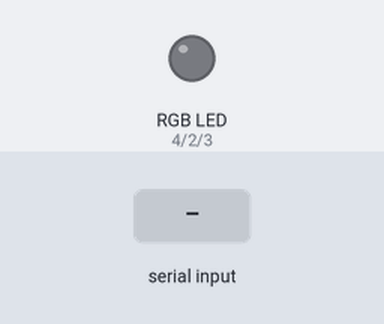
Simulated run of this sketch. Board: Arduino Uno, built with avr-gcc and run on an emulated ATmega328P. On the bench: an RGB LED mixed from three pins (HIGH = lit). The test bench sets the inputs (shaded band).

Above: at 1.2 s.
1.3 s: "Red" received over Serial
At 2.8 s:
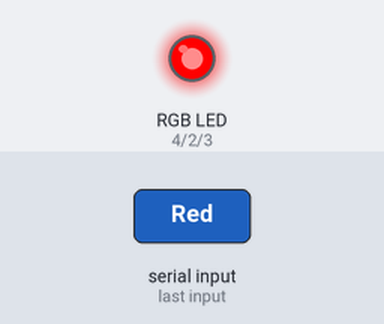
3.8 s: "Green" received over Serial
At 5.0 s:
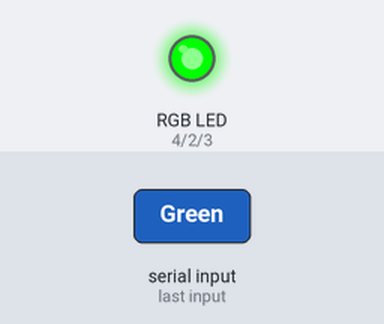
5.3 s: "Blue" received over Serial
At 7.1 s:
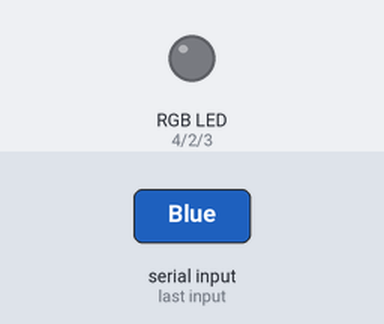
Timing chart, 0 to 8.6 s (numbered marks = the images above; inputs shaded):
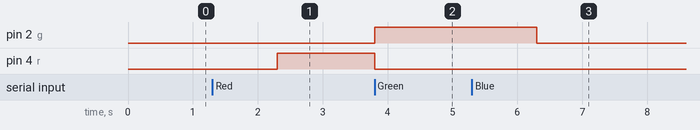

Measured:
- after the input at 1.3 s, pin 4 (r): LOW → HIGH after 1.0 s
- after the input at 3.8 s, pin 2 (g): LOW → HIGH at once; pin 4 (r): HIGH → LOW at once
- after the input at 5.3 s, pin 2 (g): HIGH → LOW after 1.0 s

The sketch:

65070052_RGB-SerialMoniter.ino
```cpp
int r = 4;
int g = 2;
int b = 3;
char ctrl[5];

void setup() {
  	pinMode(r, OUTPUT);
  	pinMode(g, OUTPUT);
  	pinMode(b, OUTPUT);
	Serial.begin(19200);
}

void loop(){
	if( Serial.available() >= 3 ){
	Serial.readBytes(ctrl, 5);
    ctrl[5] = '\0';

	if (strcmp(ctrl, "Red") == 0) {
		digitalWrite(r,1);
      	digitalWrite(g,0);
      	digitalWrite(b,0);
	}
    else if (strcmp(ctrl, "Green") == 0) {
      	digitalWrite(r,0);
		digitalWrite(g,1);
      	digitalWrite(b,0);
	}
    else if (strcmp(ctrl, "Blue") == 0) {
		digitalWrite(r,0);
      	digitalWrite(g,0);
      	digitalWrite(b,1);
	}
      else{
        digitalWrite(r,0);
      	digitalWrite(g,0);
      	digitalWrite(b,0);
      }
	}
}
```
